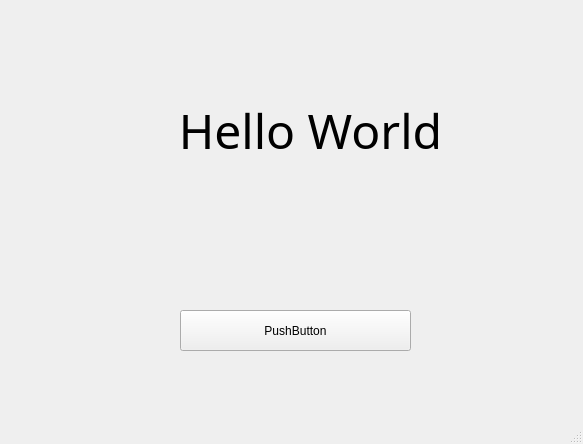
<?xml version="1.0" encoding="UTF-8"?>
<ui version="4.0">
 <class>MainWindow</class>
 <widget class="QMainWindow" name="MainWindow">
  <property name="geometry">
   <rect>
    <x>0</x>
    <y>0</y>
    <width>583</width>
    <height>444</height>
   </rect>
  </property>
  <property name="windowTitle">
   <string>MainWindow</string>
  </property>
  <widget class="QWidget" name="centralwidget">
   <widget class="QPushButton" name="pushButton">
    <property name="geometry">
     <rect>
      <x>180</x>
      <y>310</y>
      <width>231</width>
      <height>41</height>
     </rect>
    </property>
    <property name="text">
     <string>PushButton</string>
    </property>
   </widget>
   <widget class="QLabel" name="label">
    <property name="geometry">
     <rect>
      <x>100</x>
      <y>80</y>
      <width>421</width>
      <height>101</height>
     </rect>
    </property>
    <property name="font">
     <font>
      <family>KacstArt</family>
      <pointsize>36</pointsize>
     </font>
    </property>
    <property name="text">
     <string>Hello World</string>
    </property>
    <property name="alignment">
     <set>Qt::AlignCenter</set>
    </property>
   </widget>
  </widget>
  <widget class="QMenuBar" name="menubar">
   <property name="geometry">
    <rect>
     <x>0</x>
     <y>0</y>
     <width>583</width>
     <height>22</height>
    </rect>
   </property>
  </widget>
  <widget class="QStatusBar" name="statusbar"/>
 </widget>
 <resources/>
 <connections/>
</ui>
